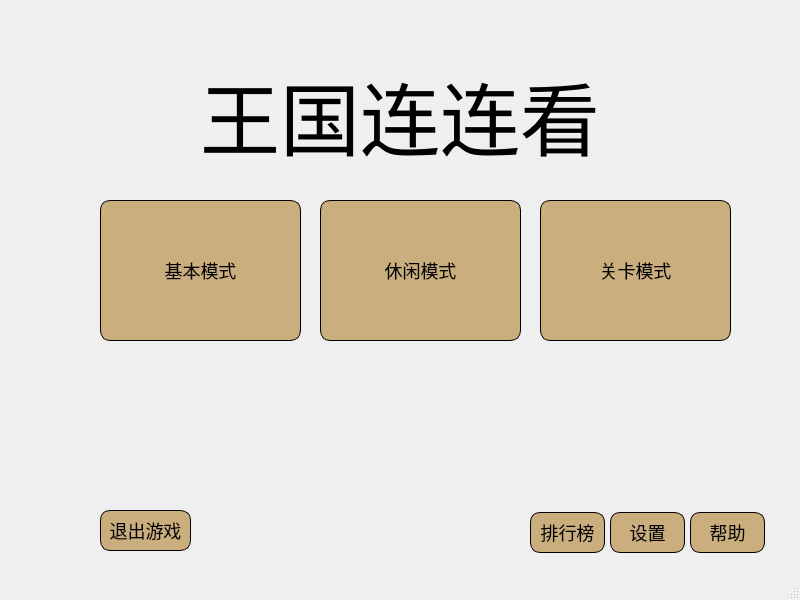
<?xml version="1.0" encoding="UTF-8"?>
<ui version="4.0">
 <class>CLLKDlg</class>
 <widget class="QMainWindow" name="CLLKDlg">
  <property name="geometry">
   <rect>
    <x>0</x>
    <y>0</y>
    <width>800</width>
    <height>600</height>
   </rect>
  </property>
  <property name="styleSheet">
   <string notr="true">#labelTitle{
	width:100%;
	text-align:center;
	font-size:80px;
	font-family: &quot;Microsoft Yahei&quot;,Arial,Helvetica,sans-serif,&quot;宋体&quot;!important;
}

.QPushButton
{
	border-radius:10px;
	min-height:10px;
	min-width:20px;
	font-size:18px;
	color:black;
	background-color:rgb(202,174,126);
	border:1px solid black;
}
.QPushButton:hover
{
	font-size:20px;
	background-color:white;
}</string>
  </property>
  <widget class="QWidget" name="centralwidget">
   <widget class="QPushButton" name="startBaseBtn">
    <property name="geometry">
     <rect>
      <x>100</x>
      <y>200</y>
      <width>201</width>
      <height>141</height>
     </rect>
    </property>
    <property name="text">
     <string>基本模式</string>
    </property>
   </widget>
   <widget class="QPushButton" name="startEasyBtn">
    <property name="geometry">
     <rect>
      <x>320</x>
      <y>200</y>
      <width>201</width>
      <height>141</height>
     </rect>
    </property>
    <property name="text">
     <string>休闲模式</string>
    </property>
   </widget>
   <widget class="QPushButton" name="startGKBtn">
    <property name="geometry">
     <rect>
      <x>540</x>
      <y>200</y>
      <width>191</width>
      <height>141</height>
     </rect>
    </property>
    <property name="text">
     <string>关卡模式</string>
    </property>
   </widget>
   <widget class="QPushButton" name="btnRank">
    <property name="geometry">
     <rect>
      <x>530</x>
      <y>512</y>
      <width>75</width>
      <height>41</height>
     </rect>
    </property>
    <property name="text">
     <string>排行榜</string>
    </property>
   </widget>
   <widget class="QPushButton" name="btnSetting">
    <property name="geometry">
     <rect>
      <x>610</x>
      <y>512</y>
      <width>75</width>
      <height>41</height>
     </rect>
    </property>
    <property name="text">
     <string>设置</string>
    </property>
   </widget>
   <widget class="QPushButton" name="btnHelp">
    <property name="geometry">
     <rect>
      <x>690</x>
      <y>512</y>
      <width>75</width>
      <height>41</height>
     </rect>
    </property>
    <property name="text">
     <string>帮助</string>
    </property>
   </widget>
   <widget class="QLabel" name="labelTitle">
    <property name="geometry">
     <rect>
      <x>200</x>
      <y>60</y>
      <width>411</width>
      <height>111</height>
     </rect>
    </property>
    <property name="contextMenuPolicy">
     <enum>Qt::PreventContextMenu</enum>
    </property>
    <property name="styleSheet">
     <string notr="true"/>
    </property>
    <property name="text">
     <string>王国连连看</string>
    </property>
   </widget>
   <widget class="QPushButton" name="btnQuit">
    <property name="geometry">
     <rect>
      <x>100</x>
      <y>510</y>
      <width>91</width>
      <height>41</height>
     </rect>
    </property>
    <property name="text">
     <string>退出游戏</string>
    </property>
   </widget>
  </widget>
  <widget class="QMenuBar" name="menubar">
   <property name="geometry">
    <rect>
     <x>0</x>
     <y>0</y>
     <width>800</width>
     <height>22</height>
    </rect>
   </property>
  </widget>
  <widget class="QStatusBar" name="statusbar">
   <property name="enabled">
    <bool>false</bool>
   </property>
  </widget>
 </widget>
 <tabstops>
  <tabstop>startBaseBtn</tabstop>
  <tabstop>startGKBtn</tabstop>
  <tabstop>startEasyBtn</tabstop>
  <tabstop>btnRank</tabstop>
  <tabstop>btnSetting</tabstop>
  <tabstop>btnHelp</tabstop>
 </tabstops>
 <resources/>
 <connections/>
</ui>
